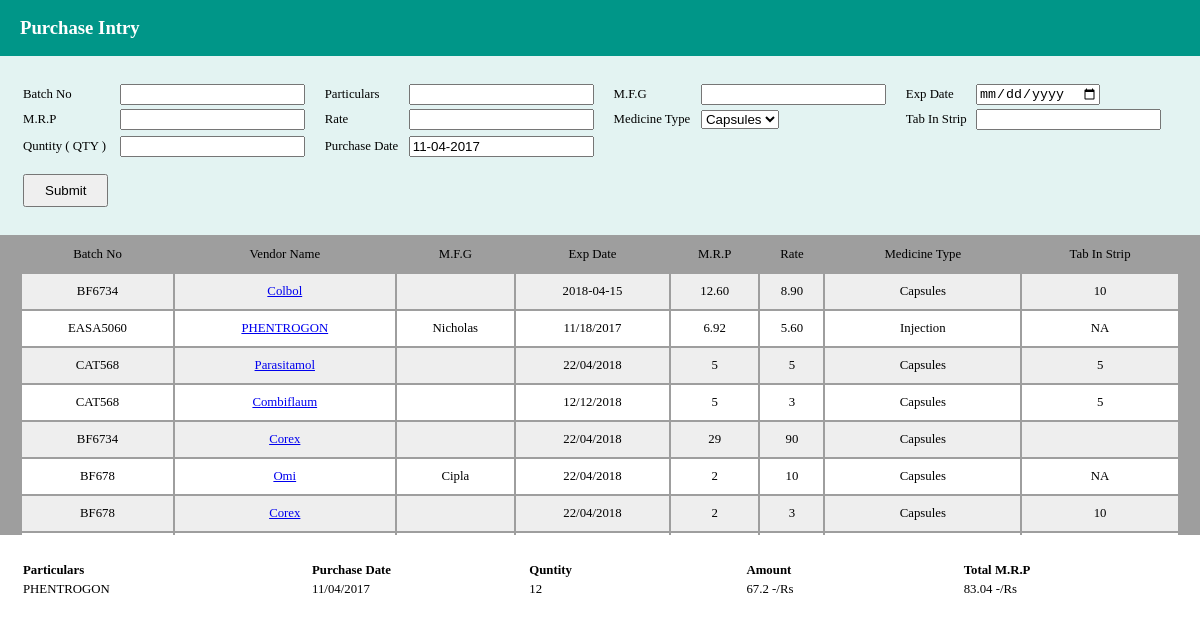
/includes/stock_summery.php?item=25, run on the app's committed database.
### tables this page shows
CREATE TABLE `purchase` (
  `id` int(11) NOT NULL,
  `batch_no` varchar(20) NOT NULL,
  `ven_name` varchar(50) NOT NULL,
  `mfg` varchar(200) NOT NULL,
  `exp_date` varchar(20) NOT NULL,
  `mrp` varchar(20) NOT NULL,
  `per_price` varchar(20) NOT NULL,
  `m_type` varchar(20) NOT NULL,
  `no_item` varchar(20) NOT NULL,
  `qty` varchar(255) NOT NULL,
  `purch_date` varchar(20) NOT NULL
);

### includes/purchase_details.php (the view, shortened to what this page needs)
<div class="purchase_data">
	<table>
		<tr>
			<td>Batch No</td>
			<td>Vendor Name</td>
			<td>M.F.G</td>
			<td>Exp Date</td>
			<td>M.R.P</td>
			<td>Rate</td>
			<td>Medicine Type</td>
			<td>Tab In Strip</td>
		</tr>
		<?php
		include"connect.php";
		$sql="select * from purchase order by id desc";
		$result = $conn->query($sql);
		$url =  "//{$_SERVER['HTTP_HOST']}{$_SERVER['REQUEST_URI']}";
		if ($result->num_rows > 0) {
		    while($row = $result->fetch_assoc()) {
		    	if ( $url === '//localhost/inventoryplus/' || $url === '//localhost/inventoryplus/index.php') {
		       		 echo "<tr><td>".$row["batch_no"]."</td><td><a href='includes/stock_summery.php?item={$row['id']}'>".$row["ven_name"]."</a></td><td>".$row["mfg"]."</td><td>".$row["exp_date"]."</td><td>".$row["mrp"]."</td><td>".$row["per_price"]."</td><td>".$row["m_type"]."</td><td>".$row["no_item"]."</td></tr>";
		       	}
		       	else {
		       		echo "<tr><td>".$row["batch_no"]."</td><td><a href='stock_summery.php?item={$row['id']}'>".$row["ven_name"]."</a></td><td>".$row["mfg"]."</td><td>".$row["exp_date"]."</td><td>".$row["mrp"]."</td><td>".$row["per_price"]."</td><td>".$row["m_type"]."</td><td>".$row["no_item"]."</td></tr>";
		       	}
		    }
		} else {
		    echo "0 results";
		}
	?>
	</table>
</div>

### includes/stock_summery.php (shortened to what this page needs)
<?php
	include 'header.php';
	include 'purchase.php';
	include 'purchase_details.php';
	include"connect.php";
?>
<table>
		<tr id="stk_summery-label">
			<td width="20%"	><b>Particulars</b></td>
			<td width="15%"><b>Purchase Date</b></td>
			<td width="15%"><b>Quntity</b></td>
			<td width="15%"><b>Amount </b></td>
			<td width="15%"><b>Total M.R.P</b></td>
		</tr>
<?php
if(isset($_GET['item']))
{
	$item=$_GET['item'];
	$sql = "select ven_name, purch_date, mrp, per_price, qty from purchase where id='$item'";
	$result = $conn->query($sql);
		if ($result->num_rows > 0) {
		    while($row = $result->fetch_assoc()) {
		    	$total_mrp = $row["qty"] * $row["mrp"];
		    	$total_amount = $row["qty"] * $row["per_price"];
		        echo "<tr><td>".$row["ven_name"]."</td><td>".$row["purch_date"]."</td><td>".$row["qty"]."</td><td> $total_amount -/Rs</td><td> $total_mrp -/Rs  </td></tr>";
		    }
		} else {
		    echo "0 results";
		}
}

### assets/css/style.css (style rules this page uses)
table { font-size: 0.8em; padding: 25px 20px; width: 100%; }
.purchase_data { background: rgb(158, 158, 158); overflow-y: scroll; height: 300px; }
.purchase_data table { padding-top: 0; }
.purchase_data tr { text-align: center; height: 35px; }
.purchase_data table tr:nth-child(even) { background-color: #eee; }
.purchase_data table tr:nth-child(odd) { background-color:#fff; }
.purchase_data table tr:first-child { background-color: #9E9E9E; }

### data on the page
purchase: batch_no "BF6734", ven_name "Colbol", exp_date "2018-04-15", mrp "12.60", per_price "8.90", m_type "Capsules", no_item "10"
purchase: batch_no "EASA5060", ven_name "PHENTROGON", mfg "Nicholas", exp_date "11/18/2017", mrp "6.92", per_price "5.60", m_type "Injection", no_item "NA", purch_date "11/04/2017", qty "12", total_amount "67.2", total_mrp "83.04"
purchase: batch_no "CAT568", ven_name "Parasitamol", exp_date "22/04/2018", mrp "5", per_price "5", m_type "Capsules", no_item "5"
purchase: batch_no "CAT568", ven_name "Combiflaum", exp_date "12/12/2018", mrp "5", per_price "3", m_type "Capsules", no_item "5"
purchase: batch_no "BF6734", ven_name "Corex", exp_date "22/04/2018", mrp "29", per_price "90", m_type "Capsules"
purchase: batch_no "BF678", ven_name "Omi", mfg "Cipla", exp_date "22/04/2018", mrp "2", per_price "10", m_type "Capsules", no_item "NA"
purchase: batch_no "BF678", ven_name "Corex", exp_date "22/04/2018", mrp "2", per_price "3", m_type "Capsules", no_item "10"
